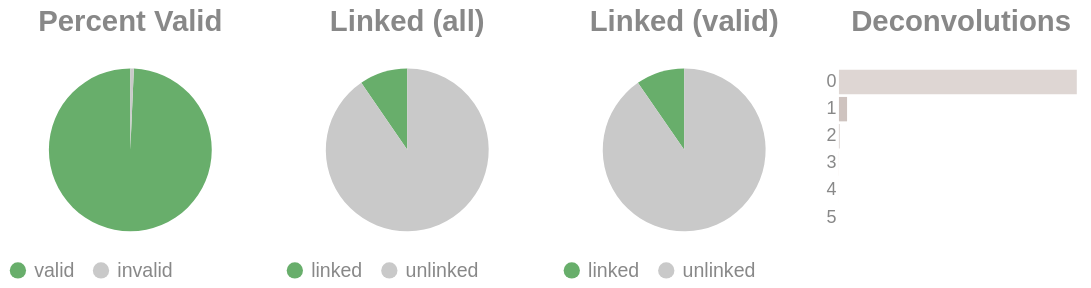

The notebook cell saved with this chart:
### Code cell
if SKIPLR:
    pass
else:
    clash = Counter()
    for i in valids['molecule'].to_list():
        _mol = i.split("-")
        if len(_mol) == 1:
            clash.update('0')
        else:
            clash.update(_mol[-1])

    _d = {"deconvolutions": [], 'count': []}
    for k,v in clash.items():
        _d['deconvolutions'].append(k)
        _d['count'].append(v)

    tot_valid = valids['reads'].sum()
    mask = valids['reads'] >= 2
    n_linked_reads = valids.filter(mask)['reads'].sum()
    if n_linked_reads == 0:
        print_html("No linked molecules (>=2 reads) were detected; skipping linked-only distributions.")
        SKIPLR = True
    else:
        perc_valid = round(tot_valid / n_reads, 4)
        linked_perc_abs = round(n_linked_reads / n_reads, 4)
        linked_perc = round(n_linked_reads / tot_valid, 4)

    _valid = pl.DataFrame({"valids": ['valid', 'invalid'], "count": [tot_valid, n_reads - tot_valid]})
    _linked_abs = pl.DataFrame({"linked (absolute)": ['linked', 'unlinked'], "count": [n_linked_reads, n_reads - n_linked_reads]})
    _linked_rel = pl.DataFrame({"linked (valids)": ['linked', 'unlinked'], "count": [n_linked_reads, tot_valid - n_linked_reads]})

    (
        alt.hconcat(
            piechart(_valid, goodval = 'valid', title = "Percent Valid"),
            piechart(_linked_abs, goodval = "linked", title =  "Linked (all)"),
            piechart(_linked_rel, goodval = "linked", title =  "Linked (valid)"),
            convolutionbar(pl.DataFrame(_d), title = "Deconvolutions"),
            center = True,
            bounds = 'flush'
        )
        .resolve_scale(color='independent')
        .resolve_legend('independent')
        .properties(usermeta={'embedOptions': {"actions": False}})
    ).display()

### Figure 1 — Vega-Lite specification as saved in the notebook (floating-point values rounded to 4 significant figures)
{"width": "container", "height": 400, "config": {"title": {"anchor": "start", "dy": -15, "fontSize": 18, "color": "#888888", "subtitleColor": "#888888", "subtitleFontSize": 14}, "arc": {"fill": "#0072B2"}, "axis": {"domainColor": "#888888", "domainWidth": 0.5, "gridWidth": 0.2, "grid": false, "titleFontWeight": 400, "titleFontSize": 15, "labelFontSize": 11, "labelColor": "#888888", "tickColor": "#888888", "tickWidth": 0.2, "titleColor": "#888888"}, "axisBand": {"grid": false}, "axisX": {"grid": true, "tickSize": 10, "domainCap": "round"}, "axisY": {"domain": false, "grid": true, "tickSize": 0, "domainCap": "round"}, "background": "transparent", "header": {"labelFontSize": 15, "labelColor": "#888888", "titleFontSize": 15, "titleFontWeight": 600, "titleColor": "#888888"}, "legend": {"labelFont": "sans-serif", "labelFontSize": 12, "labelColor": "#888888", "symbolSize": 100, "symbolType": "circle", "titleFontSize": 12, "titlePadding": 10, "titleColor": "#888888", "title": null}, "range": {"category": ["#E69F00", "#56B4E9", "#009E73", "#F0E442", "#0072B2", "#D55E00", "#CC79A7", "#000000"], "diverging": ["#cfe8f3", "#a2d4ec", "#73bfe2", "#46abdb", "#1696d2", "#12719e"]}, "area": {"fill": "#0072B2", "fillOpacity": 0.7, "line": true, "strokeOpacity": 0.7}, "line": {"color": "#0072B2", "stroke": "#0072B2", "strokeWidth": 2}, "trail": {"color": "#0072B2", "stroke": "#0072B2", "strokeWidth": 0, "size": 1}, "point": {"filled": true, "fillOpacity": 1.0, "size": 95}, "text": {"color": "#888888", "fontSize": 11, "align": "right", "fontWeight": 400, "size": 11}, "bar": {"fill": "#0072B2", "stroke": null}, "view": {"stroke": null, "continuousWidth": 660, "continuousHeight": 400}}, "hconcat": [{"data": {"name": "data-60bac2e63b6ed1e23a33b2fd35129b89"}, "mark": {"type": "arc"}, "encoding": {"color": {"field": "valids", "legend": {"orient": "bottom", "title": null}, "scale": {"domain": ["valid", "invalid"], "range": ["#68ae6b", "#C9C9C9"]}, "title": "Valids", "type": "nominal"}, "theta": {"field": "count", "type": "quantitative"}, "tooltip": [{"field": "valids", "title": "Valids", "type": "ordinal"}, {"field": "percent", "format": ".2%", "title": "Percent", "type": "quantitative"}, {"field": "count", "title": "Count", "type": "quantitative"}]}, "height": 100, "title": {"text": "Percent Valid", "align": "center", "anchor": "middle"}, "transform": [{"calculate": "datum.count / 4283885", "as": "percent"}], "width": 150}, {"data": {"name": "data-72f41272f2d2362d79be59b99572de4b"}, "mark": {"type": "arc"}, "encoding": {"color": {"field": "linked (absolute)", "legend": {"orient": "bottom", "title": null}, "scale": {"domain": ["linked", "unlinked"], "range": ["#68ae6b", "#C9C9C9"]}, "title": "Linked (Absolute)", "type": "nominal"}, "theta": {"field": "count", "type": "quantitative"}, "tooltip": [{"field": "linked (absolute)", "title": "Linked (Absolute)", "type": "ordinal"}, {"field": "percent", "format": ".2%", "title": "Percent", "type": "quantitative"}, {"field": "count", "title": "Count", "type": "quantitative"}]}, "height": 100, "title": {"text": "Linked (all)", "align": "center", "anchor": "middle"}, "transform": [{"calculate": "datum.count / 4283885", "as": "percent"}], "width": 150}, {"data": {"name": "data-f7611717de172c2a824f4f1241c82ec7"}, "mark": {"type": "arc"}, "encoding": {"color": {"field": "linked (valids)", "legend": {"orient": "bottom", "title": null}, "scale": {"domain": ["linked", "unlinked"], "range": ["#68ae6b", "#C9C9C9"]}, "title": "Linked (Valids)", "type": "nominal"}, "theta": {"field": "count", "type": "quantitative"}, "tooltip": [{"field": "linked (valids)", "title": "Linked (Valids)", "type": "ordinal"}, {"field": "percent", "format": ".2%", "title": "Percent", "type": "quantitative"}, {"field": "count", "title": "Count", "type": "quantitative"}]}, "height": 100, "title": {"text": "Linked (valid)", "align": "center", "anchor": "middle"}, "transform": [{"calculate": "datum.count / 4254096", "as": "percent"}], "width": 150}, {"data": {"name": "data-48876e8b561f2c585049d89a8d3eb52e"}, "mark": {"type": "bar"}, "encoding": {"color": {"field": "deconvolutions", "legend": null, "scale": {"scheme": "lightgreyred"}, "type": "nominal"}, "tooltip": [{"field": "deconvolutions", "title": "Deconvolutions", "type": "ordinal"}, {"field": "percent", "format": ".2%", "title": "Percent", "type": "quantitative"}, {"field": "count", "title": "Count", "type": "quantitative"}], "x": {"axis": null, "field": "count", "type": "quantitative"}, "y": {"field": "deconvolutions", "sort": "ascending", "title": null, "type": "nominal"}}, "height": 100, "title": {"text": "Deconvolutions", "align": "center", "anchor": "middle"}, "transform": [{"calculate": "datum.count / 4035738", "as": "percent"}], "width": 150}], "bounds": "flush", "center": true, "resolve": {"legend": {"angle": "independent"}, "scale": {"color": "independent"}}, "usermeta": {"embedOptions": {"actions": false}}, "$schema": "https://vega.github.io/schema/vega-lite/v6.1.0.json", "datasets": {"data-60bac2e63b6ed1e23a33b2fd35129b89": [{"valids": "valid", "count": 4254096}, {"valids": "invalid", "count": 29789}], "data-72f41272f2d2362d79be59b99572de4b": [{"linked (absolute)": "linked", "count": 409268}, {"linked (absolute)": "unlinked", "count": 3874617}], "data-f7611717de172c2a824f4f1241c82ec7": [{"linked (valids)": "linked", "count": 409268}, {"linked (valids)": "unlinked", "count": 3844828}], "data-48876e8b561f2c585049d89a8d3eb52e": [{"deconvolutions": "0", "count": 3893840}, {"deconvolutions": "1", "count": 133165}, {"deconvolutions": "2", "count": 8022}, {"deconvolutions": "3", "count": 633}, {"deconvolutions": "4", "count": 68}, {"deconvolutions": "5", "count": 10}]}}
